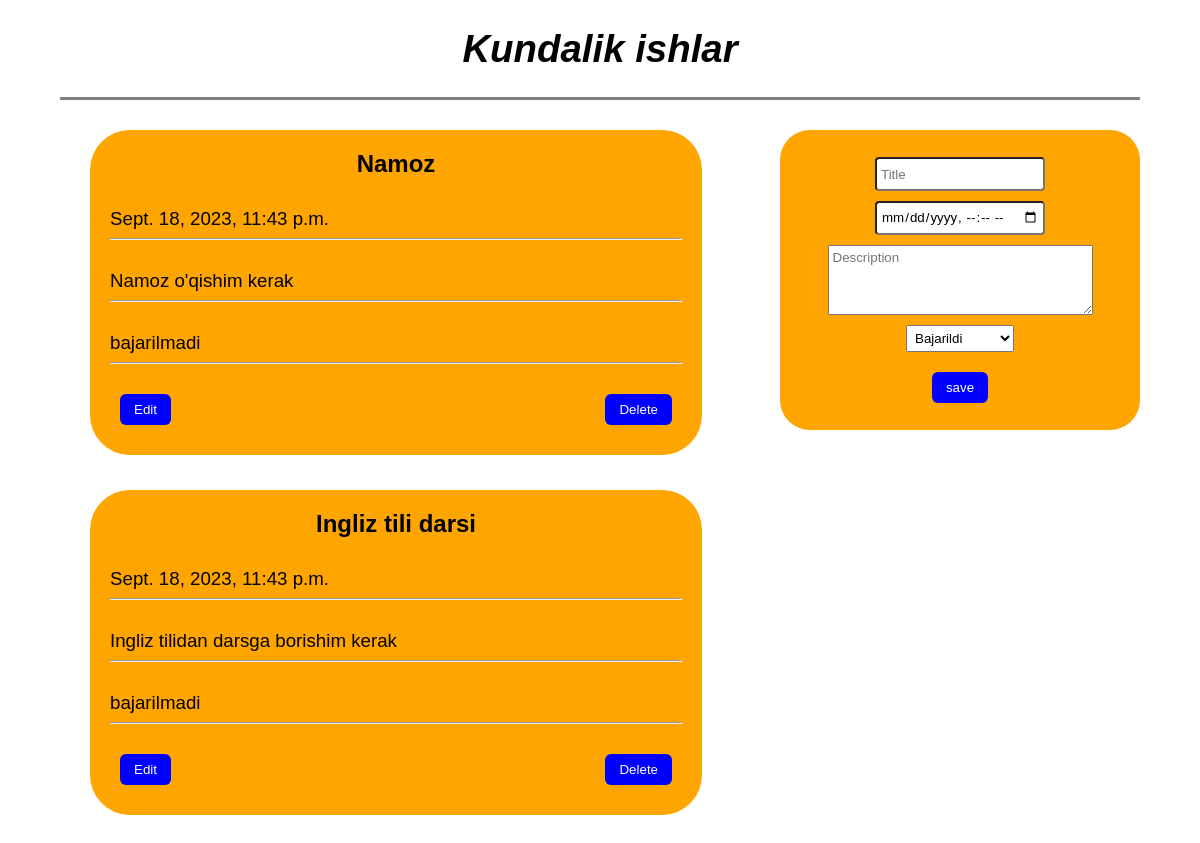
/, run on an earlier commit of the app's database.
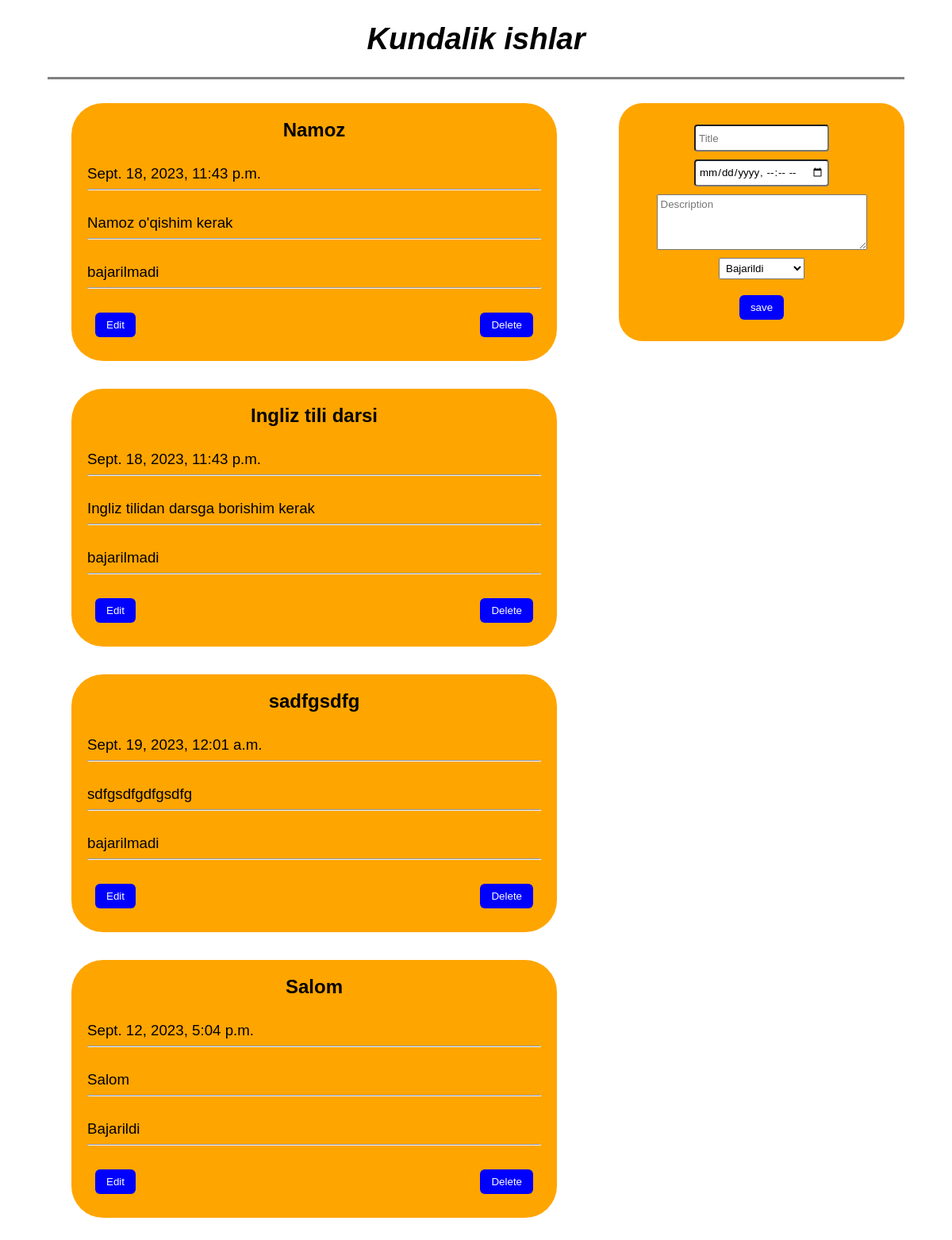
And on a later commit of the database.
### home/models.py (models this page shows, shortened)
class Todo(models.Model):
    STATUS = (
        ("bajarildi", "Bajarildi"),
        ("bajarilmadi", "Bajarilmadi"),
        ("bajarilmoqda", "Bajarilmoqda")
    )
    title = models.CharField(max_length=100)
    time = models.DateTimeField()
    docs = models.TextField()
    status = models.CharField(max_length=15, choices=STATUS)

### home/views.py (the view, shortened to what this page needs)
# urls.py: path("", home),
def home(request):
    context = {
        "todos": Todo.objects.all()
    }
    return render(request, "todo.html", context)

### templates/todo.html (shortened to what this page needs)
<!DOCTYPE html>
<html lang="en">
    <head>
    </head>
    <body>
        <div class="container">
            <div class="header">
                <h1><em>Kundalik ishlar</em></h1>
            </div>
            <div class="content">
                {% for todo in todos %}
                <div class="card">
                    <h2 class="title" align="center">{{todo.title}}</h2>
                    <div class="time"><h3>{{todo.time}}</h3></div>
                    <hr />
                    <div class="docs"><h3>{{todo.docs}}</h3></div>
                    <hr />
                    <div class="status"><h3>{{todo.status}}</h3></div>
                    <hr />
                    <div class="buttons">
                        <a href="/edit/{{todo.id}}/"><button class="edit_btn">Edit</button></a>
                        <a href="/delete/{{todo.id}}/"
                            ><button class="delete_btn">Delete</button></a
                        >
                    </div>
                </div>
                {% endfor %}
                <div class="form" style="position:absolute; left:65%;">
                    <form action="/" method="post">{% csrf_token %}
                        <input type="text" name="title" placeholder="Title" />
                        <input type="datetime-local" name="time" placeholder="Time" />
                        <textarea
                            name="docs"
                            cols="30"
                            rows="4 "
                            placeholder="Description"
                        ></textarea>
                        <select name="status">
                            <option value="bajarildi">Bajarildi</option>
                        </select>
                        <button class="submit" type="submit">save</button>
                    </form>
                </div>
            </div>
        </div>
    </body>
</html>

What changed in the data, as far as the page shows it:
added Todo: title "sadfgsdfg", time "Sept. 19, 2023, 12:01 a.m.", docs "sdfgsdfgdfgsdfg", status "bajarilmadi"
added Todo: title "Salom", time "Sept. 12, 2023, 5:04 p.m.", docs "Salom", status "Bajarildi"
